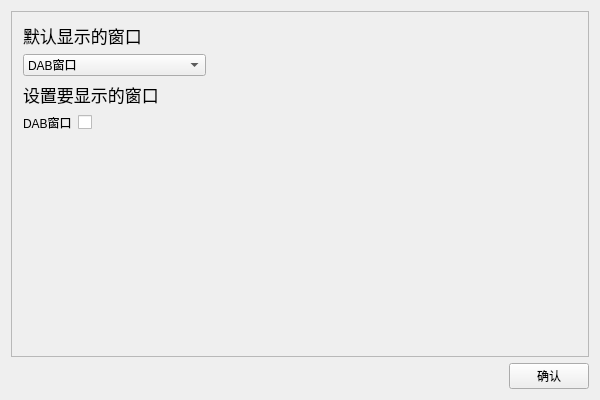
<?xml version="1.0" encoding="UTF-8"?>
<ui version="4.0">
 <class>YSettingWidgetClass</class>
 <widget class="QWidget" name="YSettingWidgetClass">
  <property name="geometry">
   <rect>
    <x>0</x>
    <y>0</y>
    <width>600</width>
    <height>400</height>
   </rect>
  </property>
  <property name="windowTitle">
   <string>YSettingWidget</string>
  </property>
  <layout class="QVBoxLayout" name="verticalLayout">
   <item>
    <widget class="QScrollArea" name="scrollArea">
     <property name="widgetResizable">
      <bool>true</bool>
     </property>
     <widget class="QWidget" name="scrollAreaWidgetContents">
      <property name="geometry">
       <rect>
        <x>0</x>
        <y>0</y>
        <width>580</width>
        <height>351</height>
       </rect>
      </property>
      <layout class="QVBoxLayout" name="verticalLayout_2">
       <item>
        <widget class="QLabel" name="label_3">
         <property name="font">
          <font>
           <pointsize>13</pointsize>
          </font>
         </property>
         <property name="text">
          <string>默认显示的窗口</string>
         </property>
        </widget>
       </item>
       <item>
        <layout class="QHBoxLayout" name="horizontalLayout_2">
         <item>
          <widget class="QComboBox" name="DefualtWidgetComboBox">
           <property name="sizePolicy">
            <sizepolicy hsizetype="Expanding" vsizetype="Fixed">
             <horstretch>0</horstretch>
             <verstretch>0</verstretch>
            </sizepolicy>
           </property>
           <property name="maximumSize">
            <size>
             <width>183</width>
             <height>16777215</height>
            </size>
           </property>
           <item>
            <property name="text">
             <string>DAB窗口</string>
            </property>
           </item>
          </widget>
         </item>
         <item>
          <spacer name="horizontalSpacer_3">
           <property name="orientation">
            <enum>Qt::Orientation::Horizontal</enum>
           </property>
           <property name="sizeHint" stdset="0">
            <size>
             <width>40</width>
             <height>20</height>
            </size>
           </property>
          </spacer>
         </item>
         <item>
          <spacer name="horizontalSpacer_2">
           <property name="orientation">
            <enum>Qt::Orientation::Horizontal</enum>
           </property>
           <property name="sizeHint" stdset="0">
            <size>
             <width>40</width>
             <height>20</height>
            </size>
           </property>
          </spacer>
         </item>
        </layout>
       </item>
       <item>
        <widget class="QLabel" name="label">
         <property name="font">
          <font>
           <pointsize>13</pointsize>
          </font>
         </property>
         <property name="text">
          <string>设置要显示的窗口</string>
         </property>
        </widget>
       </item>
       <item>
        <layout class="QHBoxLayout" name="horizontalLayout">
         <item alignment="Qt::AlignmentFlag::AlignLeft">
          <widget class="QLabel" name="label_2">
           <property name="text">
            <string>DAB窗口</string>
           </property>
          </widget>
         </item>
         <item alignment="Qt::AlignmentFlag::AlignLeft">
          <widget class="QCheckBox" name="DABVisibleCheckButton">
           <property name="text">
            <string/>
           </property>
          </widget>
         </item>
         <item>
          <spacer name="horizontalSpacer">
           <property name="orientation">
            <enum>Qt::Orientation::Horizontal</enum>
           </property>
           <property name="sizeHint" stdset="0">
            <size>
             <width>40</width>
             <height>20</height>
            </size>
           </property>
          </spacer>
         </item>
        </layout>
       </item>
       <item>
        <spacer name="verticalSpacer">
         <property name="orientation">
          <enum>Qt::Orientation::Vertical</enum>
         </property>
         <property name="sizeHint" stdset="0">
          <size>
           <width>20</width>
           <height>40</height>
          </size>
         </property>
        </spacer>
       </item>
      </layout>
     </widget>
    </widget>
   </item>
   <item alignment="Qt::AlignmentFlag::AlignRight">
    <widget class="QPushButton" name="pushButton">
     <property name="text">
      <string>确认</string>
     </property>
    </widget>
   </item>
  </layout>
 </widget>
 <layoutdefault spacing="6" margin="11"/>
 <resources/>
 <connections/>
</ui>
